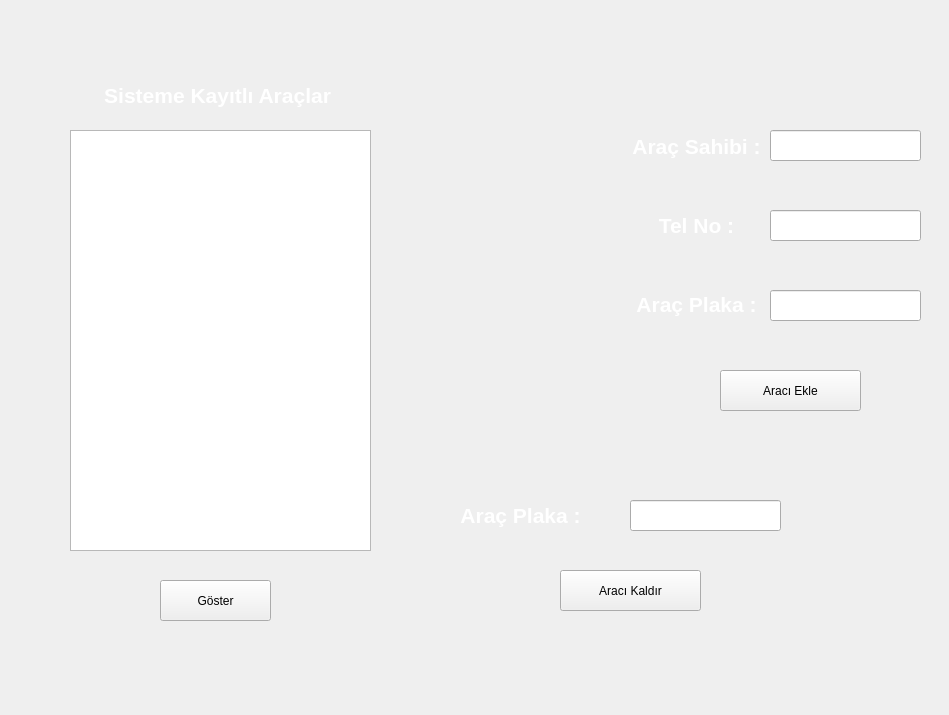
<?xml version="1.0" encoding="UTF-8"?>
<ui version="4.0">
 <class>Form</class>
 <widget class="QWidget" name="Form">
  <property name="geometry">
   <rect>
    <x>0</x>
    <y>0</y>
    <width>949</width>
    <height>715</height>
   </rect>
  </property>
  <property name="windowTitle">
   <string>Form</string>
  </property>
  <widget class="QLabel" name="label">
   <property name="geometry">
    <rect>
     <x>-30</x>
     <y>-40</y>
     <width>1071</width>
     <height>771</height>
    </rect>
   </property>
   <property name="text">
    <string/>
   </property>
   <property name="pixmap">
    <pixmap>desktop-wallpaper-logo-full-backgrounds-logo-ferrari.jpg</pixmap>
   </property>
   <property name="scaledContents">
    <bool>true</bool>
   </property>
  </widget>
  <widget class="QPushButton" name="aracikaldir">
   <property name="geometry">
    <rect>
     <x>560</x>
     <y>570</y>
     <width>141</width>
     <height>41</height>
    </rect>
   </property>
   <property name="text">
    <string>Aracı Kaldır</string>
   </property>
  </widget>
  <widget class="QLabel" name="label_2">
   <property name="geometry">
    <rect>
     <x>50</x>
     <y>70</y>
     <width>341</width>
     <height>51</height>
    </rect>
   </property>
   <property name="text">
    <string>&lt;html&gt;&lt;head/&gt;&lt;body&gt;&lt;p align=&quot;center&quot;&gt;&lt;span style=&quot; font-size:16pt; font-weight:600; color:#ffffff;&quot;&gt;Sisteme Kayıtlı Araçlar &lt;/span&gt;&lt;/p&gt;&lt;/body&gt;&lt;/html&gt;</string>
   </property>
  </widget>
  <widget class="QPushButton" name="araclarigoster">
   <property name="geometry">
    <rect>
     <x>160</x>
     <y>580</y>
     <width>111</width>
     <height>41</height>
    </rect>
   </property>
   <property name="text">
    <string>Göster</string>
   </property>
  </widget>
  <widget class="QTableWidget" name="araclar">
   <property name="geometry">
    <rect>
     <x>70</x>
     <y>130</y>
     <width>301</width>
     <height>421</height>
    </rect>
   </property>
  </widget>
  <widget class="QLineEdit" name="aracplaka1">
   <property name="geometry">
    <rect>
     <x>630</x>
     <y>500</y>
     <width>151</width>
     <height>31</height>
    </rect>
   </property>
  </widget>
  <widget class="QLabel" name="label_3">
   <property name="geometry">
    <rect>
     <x>440</x>
     <y>490</y>
     <width>161</width>
     <height>51</height>
    </rect>
   </property>
   <property name="text">
    <string>&lt;html&gt;&lt;head/&gt;&lt;body&gt;&lt;p align=&quot;center&quot;&gt;&lt;span style=&quot; font-size:16pt; font-weight:600; color:#ffffff;&quot;&gt;Araç Plaka :&lt;/span&gt;&lt;/p&gt;&lt;/body&gt;&lt;/html&gt;</string>
   </property>
  </widget>
  <widget class="QLineEdit" name="aracsahibi">
   <property name="geometry">
    <rect>
     <x>770</x>
     <y>130</y>
     <width>151</width>
     <height>31</height>
    </rect>
   </property>
  </widget>
  <widget class="QLineEdit" name="telno">
   <property name="geometry">
    <rect>
     <x>770</x>
     <y>210</y>
     <width>151</width>
     <height>31</height>
    </rect>
   </property>
  </widget>
  <widget class="QLineEdit" name="aracplaka2">
   <property name="geometry">
    <rect>
     <x>770</x>
     <y>290</y>
     <width>151</width>
     <height>31</height>
    </rect>
   </property>
  </widget>
  <widget class="QPushButton" name="aracekle">
   <property name="geometry">
    <rect>
     <x>720</x>
     <y>370</y>
     <width>141</width>
     <height>41</height>
    </rect>
   </property>
   <property name="text">
    <string>Aracı Ekle</string>
   </property>
  </widget>
  <widget class="QWidget" name="layoutWidget">
   <property name="geometry">
    <rect>
     <x>630</x>
     <y>110</y>
     <width>133</width>
     <height>231</height>
    </rect>
   </property>
   <layout class="QVBoxLayout" name="verticalLayout">
    <item>
     <widget class="QLabel" name="label_4">
      <property name="text">
       <string>&lt;html&gt;&lt;head/&gt;&lt;body&gt;&lt;p align=&quot;center&quot;&gt;&lt;span style=&quot; font-size:16pt; font-weight:600; color:#ffffff;&quot;&gt;Araç Sahibi :&lt;/span&gt;&lt;/p&gt;&lt;/body&gt;&lt;/html&gt;</string>
      </property>
     </widget>
    </item>
    <item>
     <widget class="QLabel" name="label_5">
      <property name="text">
       <string>&lt;html&gt;&lt;head/&gt;&lt;body&gt;&lt;p align=&quot;center&quot;&gt;&lt;span style=&quot; font-size:16pt; font-weight:600; color:#ffffff;&quot;&gt;Tel No :&lt;/span&gt;&lt;/p&gt;&lt;/body&gt;&lt;/html&gt;</string>
      </property>
     </widget>
    </item>
    <item>
     <widget class="QLabel" name="label_6">
      <property name="text">
       <string>&lt;html&gt;&lt;head/&gt;&lt;body&gt;&lt;p align=&quot;center&quot;&gt;&lt;span style=&quot; font-size:16pt; font-weight:600; color:#ffffff;&quot;&gt;Araç Plaka :&lt;/span&gt;&lt;/p&gt;&lt;/body&gt;&lt;/html&gt;</string>
      </property>
     </widget>
    </item>
   </layout>
  </widget>
 </widget>
 <resources/>
 <connections/>
</ui>
